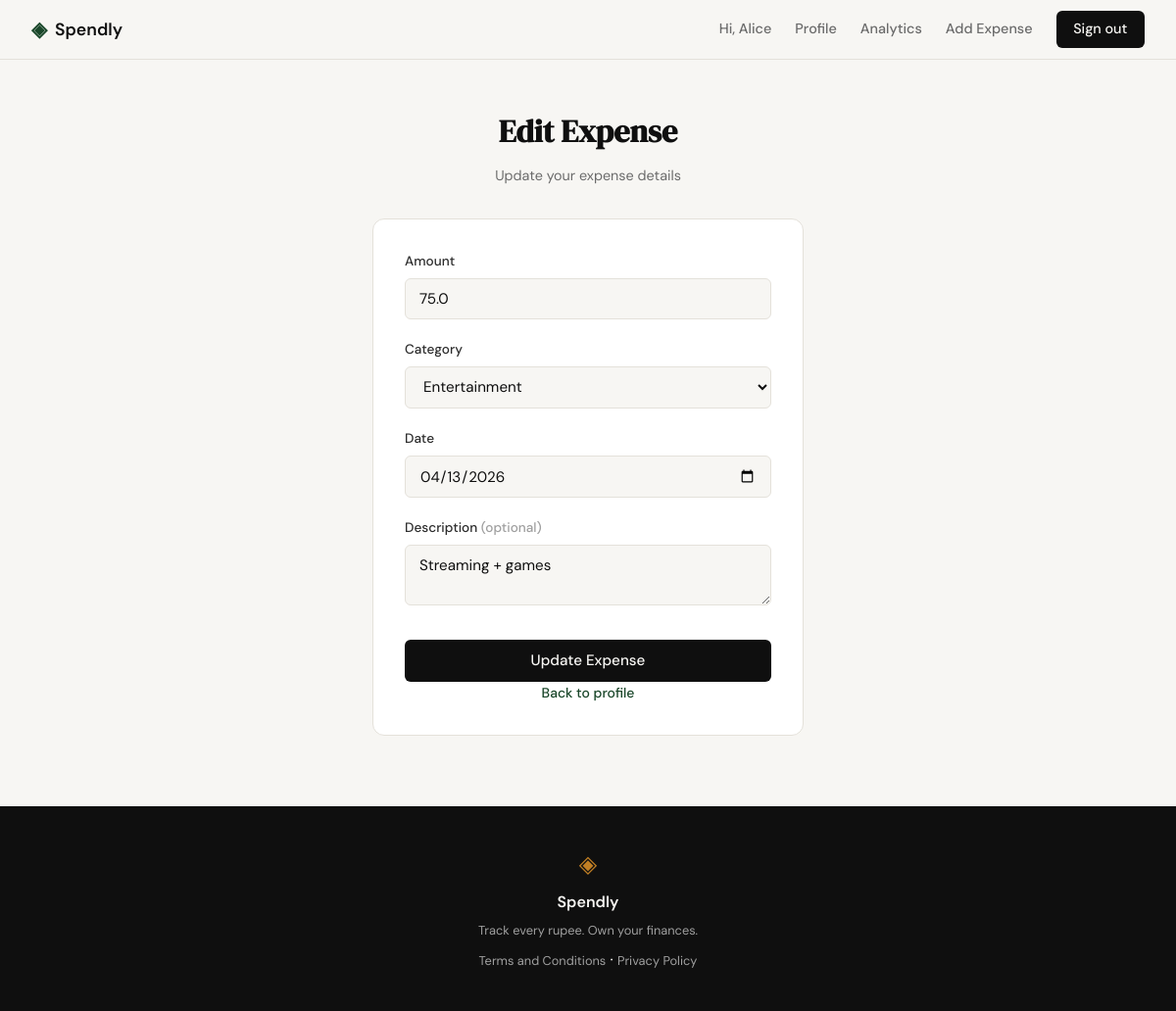
Screenshot of /expenses/45/edit (signed in) with the database file from the repository.
### tables this page shows
CREATE TABLE expenses (
                id          INTEGER PRIMARY KEY AUTOINCREMENT,
                user_id     INTEGER NOT NULL REFERENCES users(id),
                amount      REAL    NOT NULL,
                category    TEXT    NOT NULL,
                date        TEXT    NOT NULL,
                description TEXT,
                created_at  TEXT    DEFAULT (datetime('now'))
            );

### app.py (the view, shortened to what this page needs)
@app.route("/expenses/<int:id>/edit", methods=["GET", "POST"])
def edit_expense(id):
    if not session.get("user_id"):
        return redirect(url_for("login"))
    db = get_db()
    expense = db.execute(
        "SELECT * FROM expenses WHERE id = ?", (id,)
    ).fetchone()
    if expense is None or expense["user_id"] != session["user_id"]:
        abort(404)
    form = {}
    error = None
    return render_template("edit_expense.html",
        categories=EXPENSE_CATEGORIES,
        error=error,
        expense_id=id,
        amount=form.get("amount") if form else expense["amount"],
        category=form.get("category") if form else expense["category"],
        date=form.get("date") if form else expense["date"],
        description=form.get("description") if form else (expense["description"] or ""),
    )

### database/db.py (called while the page is built)
def get_db():
    conn = sqlite3.connect(DB_PATH)
    conn.row_factory = sqlite3.Row
    conn.execute("PRAGMA foreign_keys = ON")
    return conn

### templates/edit_expense.html (shortened to what this page needs)
{% extends "base.html" %}
{% block content %}
<section class="auth-section">
    <div class="auth-container">
        <div class="auth-header">
            <h1 class="auth-title">Edit Expense</h1>
            <p class="auth-subtitle">Update your expense details</p>
        </div>
        <div class="auth-card">
            <form method="POST" action="{{ url_for('edit_expense', id=expense_id) }}">
                <div class="form-group">
                    <label for="amount">Amount</label>
                    <input class="form-input" type="number" id="amount" name="amount"
                           step="0.01" min="0.01" required
                           value="{{ amount or '' }}" placeholder="0.00">
                </div>
                <div class="form-group">
                    <label for="category">Category</label>
                    <select class="form-input" id="category" name="category" required>
                        {% for cat in categories %}
                        <option value="{{ cat }}" {% if category == cat %}selected{% endif %}>{{ cat }}</option>
                        {% endfor %}
                    </select>
                </div>
                <div class="form-group">
                    <label for="date">Date</label>
                    <input class="form-input" type="date" id="date" name="date"
                           required value="{{ date or '' }}">
                </div>
                <div class="form-group">
                    <label for="description">Description <span style="color:var(--ink-faint)">(optional)</span></label>
                    <textarea class="form-input" id="description" name="description"
                              rows="2" maxlength="200"
                              placeholder="e.g. Lunch at cafe">{{ description or '' }}</textarea>
                </div>
                <button type="submit" class="btn-submit">Update Expense</button>
            </form>
            <div class="auth-switch">
                <a href="{{ url_for('profile') }}">Back to profile</a>
            </div>
        </div>
    </div>
</section>
{% endblock %}

### static/css/style.css (style rules this page uses)
:root { --ink: #0f0f0f; --ink-soft: #2d2d2d; --ink-muted: #6b6b6b; --ink-faint: #a0a0a0; --paper: #f7f6f3; --paper-warm: #f0ede6; --paper-card: #ffffff; --accent: #1a472a; --accent-light: #e8f0eb; --accent-2: #c17f24; --accent-2-light: #fdf3e3; --danger: #c0392b; --danger-light: #fdecea; --border: #e4e1da; --border-soft: #eeebe4; --font-display: 'DM Serif Display', Georgia, serif; --font-body: 'DM Sans', system-ui, sans-serif; --max-width: 1200px; --auth-width: 440px; --radius-sm: 6px; --radius-md: 12px; --radius-lg: 20px; }
*, *::before, *::after { box-sizing: border-box; margin: 0; padding: 0; }
html { font-size: 16px; scroll-behavior: smooth; }
body { background: var(--paper); color: var(--ink); font-family: var(--font-body); font-size: 1rem; line-height: 1.6; -webkit-font-smoothing: antialiased; }
a { color: inherit; text-decoration: none; }
.auth-section { min-height: calc(100vh - 60px - 100px); display: flex; align-items: center; justify-content: center; padding: 3rem 2rem; }
.auth-container { width: 100%; max-width: var(--auth-width); }
.auth-header { text-align: center; margin-bottom: 2rem; }
.auth-title { font-family: var(--font-display); font-size: 2rem; color: var(--ink); margin-bottom: 0.5rem; }
.auth-subtitle { font-size: 0.9rem; color: var(--ink-muted); }
.auth-card { background: var(--paper-card); border: 1px solid var(--border); border-radius: var(--radius-md); padding: 2rem; margin-bottom: 1.5rem; }
.form-group { margin-bottom: 1.25rem; }
.form-group label { display: block; font-size: 0.85rem; font-weight: 500; color: var(--ink-soft); margin-bottom: 0.4rem; }
.form-input { width: 100%; padding: 0.6rem 0.875rem; border: 1px solid var(--border); border-radius: var(--radius-sm); font-family: var(--font-body); font-size: 0.95rem; color: var(--ink); background: var(--paper); outline: none; transition: border-color 0.2s; }
.form-input::placeholder { color: var(--ink-faint); }
.btn-submit { width: 100%; padding: 0.7rem; background: var(--ink); color: var(--paper); border: none; border-radius: var(--radius-sm); font-family: var(--font-body); font-size: 0.95rem; font-weight: 500; cursor: pointer; transition: background 0.2s; margin-top: 0.5rem; }
.auth-switch { text-align: center; font-size: 0.875rem; color: var(--ink-muted); }
.auth-switch a { color: var(--accent); font-weight: 500; }

### rows the page displays
expenses: amount "75.0", category "Entertainment", date "04/13/2026", description "Streaming + games"

### other values shown
{{ session['user_name'] }} "Alice"
